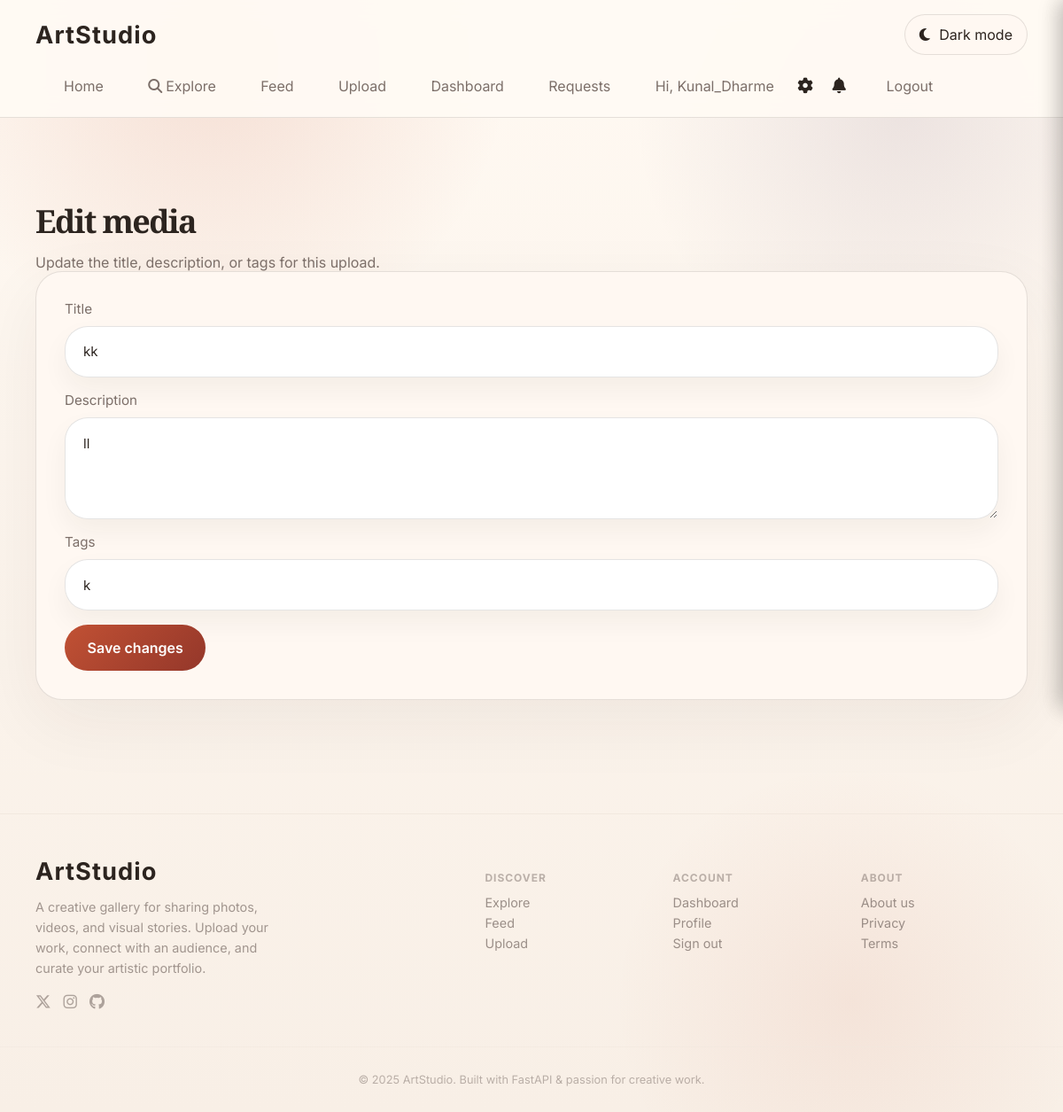
The app's page /media/11/edit (signed in) with its own data.
### fastapi_app/models.py (models this page shows)
class User(Base):
    __tablename__ = "users"
    id = Column(Integer, primary_key=True, index=True)
    username = Column(String(80), unique=True, nullable=False, index=True)
    email = Column(String(200), unique=True, nullable=True)
    hashed_password = Column(String(200), nullable=False)
    avatar = Column(String(255), nullable=True)
    bio = Column(Text, nullable=True)
    is_admin = Column(Boolean, default=False, nullable=False)
    is_banned = Column(Boolean, default=False, nullable=False)
    created_at = Column(DateTime, default=datetime.utcnow)

class MediaItem(Base):
    __tablename__ = "media_items"
    id = Column(Integer, primary_key=True, index=True)
    title = Column(String(140), nullable=False, index=True)
    description = Column(Text, nullable=True)
    tags = Column(String(255), nullable=True, index=True)
    filename = Column(String(255), nullable=False, unique=True)
    media_type = Column(String(20), nullable=False)
    uploader = Column(String(80), nullable=False, default="Guest")
    uploader_id = Column(Integer, nullable=True)
    created_at = Column(DateTime, default=datetime.utcnow)
    views = Column(Integer, default=0)
    sale_status = Column(String(20), nullable=False, default="showcase")  # showcase | fixed | negotiable
    fixed_price = Column(Integer, nullable=True)       # in smallest currency unit (paise / cents)
    min_price = Column(Integer, nullable=True)
    max_price = Column(Integer, nullable=True)
    artwork_status = Column(String(20), nullable=False, default="available")  # available | reserved | sold

### fastapi_app/main.py (the view)
@app.get("/media/{media_id}/edit")
def edit_media_form(request: Request, media_id: int, db: Session = Depends(get_db)):
    current_user = get_current_user(request, db)
    if not current_user:
        return RedirectResponse(url="/login", status_code=HTTP_303_SEE_OTHER)
    media_item = crud.get_media_item(db, media_id)
    if not media_item or not _media_owner_check(current_user, media_item):
        raise HTTPException(status_code=403, detail="Permission denied.")
    return render_template(
        request,
        "edit_media.html",
        db,
        media=media_item,
    )

### fastapi_app/templates/edit_media.html
{% extends "base.html" %}
{% block content %}
<section class="container form-section">
  <div class="section-intro">
    <h2>Edit media</h2>
    <p>Update the title, description, or tags for this upload.</p>
  </div>
  <form action="/media/{{ media.id }}/edit" method="post" class="upload-form">
    <label>
      Title
      <input type="text" name="title" value="{{ media.title }}" required />
    </label>
    <label>
      Description
      <textarea name="description" rows="4">{{ media.description or '' }}</textarea>
    </label>
    <label>
      Tags
      <input type="text" name="tags" value="{{ media.tags or '' }}" placeholder="Comma-separated tags" />
    </label>
    <button type="submit" class="button">Save changes</button>
  </form>
</section>
{% endblock %}

### fastapi_app/templates/base.html (shortened to what this page needs)
<!DOCTYPE html>
<html lang="en">
<head>
  <link rel="stylesheet" href="https://cdnjs.cloudflare.com/ajax/libs/font-awesome/6.5.0/css/all.min.css" />
  <link rel="stylesheet" href="/static/css/main.css?v=20250603" />
</head>
<body>
  <header class="site-header">
    <div class="container nav-bar">
      <a class="brand" href="/">ArtStudio</a>
      <div class="nav-actions">
        <button class="theme-toggle" type="button" aria-label="Toggle dark light theme">
          <i class="fas fa-moon"></i>
          <span class="theme-toggle-label">Dark mode</span>
        </button>
      </div>
      <nav>
        <a href="/">Home</a>
        <a href="/explore"><i class="fas fa-magnifying-glass" style="margin-right:4px"></i>Explore</a>
        <a href="/feed">Feed</a>
        <a href="/upload">Upload</a>
        {% if current_user %}
          <a href="/dashboard">Dashboard</a>
          <a href="/requests">Requests</a>
          <a href="/profile/{{ current_user.username }}">Hi, {{ current_user.username }}</a>
          <button class="settings-trigger" id="settingsTrigger" aria-label="Settings" title="Settings">
            <i class="fas fa-gear"></i>
          </button>
          <button class="notif-trigger" id="notifTrigger" aria-label="Notifications" title="Notifications">
            <i class="fas fa-bell"></i>
          </button>
          <a href="/logout" id="logoutLink">Logout</a>
        {% else %}
          <a href="/login">Sign in</a>
          <a href="/register">Register</a>
        {% endif %}
      </nav>
    </div>
  </header>
  <main class="page-content">
    {% block content %}{% endblock %}
  </main>
  <footer class="site-footer">
    <div class="container footer-grid">
      <div class="footer-brand">
        <a class="brand" href="/">ArtStudio</a>
        <p>A creative gallery for sharing photos, videos, and visual stories. Upload your work, connect with an audience, and curate your artistic portfolio.</p>
        <div class="footer-social">
          <a href="#" aria-label="Twitter"><i class="fab fa-x-twitter"></i></a>
          <a href="#" aria-label="Instagram"><i class="fab fa-instagram"></i></a>
          <a href="#" aria-label="GitHub"><i class="fab fa-github"></i></a>
        </div>
      </div>
      <div class="footer-links">
        <div>
          <h4>Discover</h4>
          <a href="/explore">Explore</a>
          <a href="/feed">Feed</a>
          <a href="/upload">Upload</a>
        </div>
        <div>
          <h4>Account</h4>
          {% if current_user %}
            <a href="/dashboard">Dashboard</a>
            <a href="/profile/{{ current_user.username }}">Profile</a>
            <a href="/logout">Sign out</a>
          {% else %}
            <a href="/login">Sign in</a>
            <a href="/register">Register</a>
          {% endif %}
        </div>
        <div>
          <h4>About</h4>
          <a href="#">About us</a>
          <a href="#">Privacy</a>
          <a href="#">Terms</a>
        </div>
      </div>
    </div>
    <div class="footer-bottom">
      <p>© {{ 2025 }} ArtStudio. Built with FastAPI &amp; passion for creative work.</p>
    </div>
  </footer>
</body>
</html>

### records on screen
User: username "Kunal_Dharme"
MediaItem: title "kk", description "ll", tags "k"

### other values on screen
{{ 2025 }} "2025"
